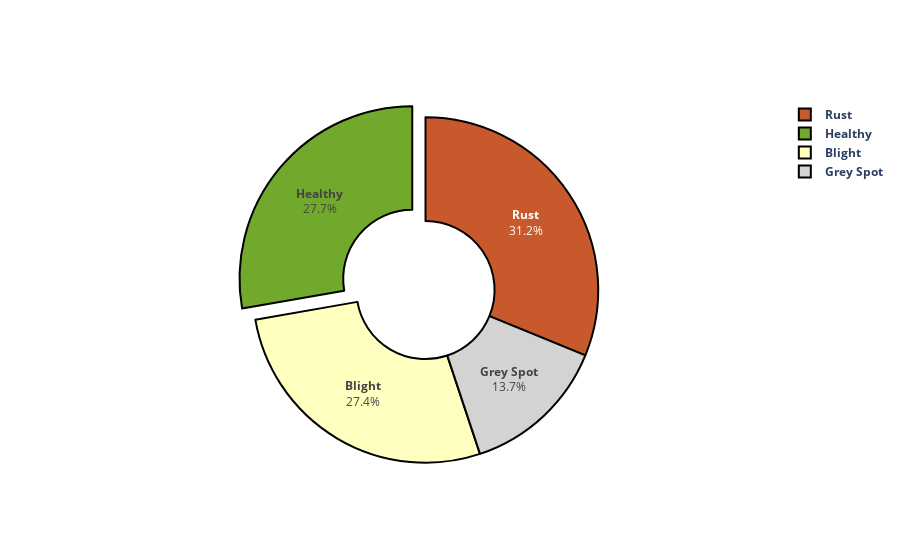

This figure's notebook cell:
### Code cell
leafs = ['<b>Healthy</b>', '<b>Blight</b>', '<b>Rust</b>', '<b>Grey Spot</b>']
sets = [1162, 1146, 1306, 574]
color_map=['#71A92C', '#ffffbf', '#c8592c', 'D3D3D3']

fig = go.Figure(data=[go.Pie(labels=leafs, values=sets, pull=[0.1, 0, 0, 0])])
fig.update_traces(hole=.4, textposition='inside', textinfo='percent+label',
                 marker=dict(colors=color_map, line=dict(color='#000000', width=2)))
fig.show()

# pull=[0, 0, 0, 0, 0, 0.1]
# font = 20,

### Figure 1 — Plotly figure (JSON) as saved in the notebook; plotly's stock layout.template omitted (floating-point values rounded to 4 significant figures)
{"data": [{"hole": 0.4, "labels": ["<b>Healthy</b>", "<b>Blight</b>", "<b>Rust</b>", "<b>Grey Spot</b>"], "marker": {"colors": ["#71A92C", "#ffffbf", "#c8592c", "D3D3D3"], "line": {"color": "#000000", "width": 2}}, "pull": [0.1, 0, 0, 0], "textinfo": "percent+label", "textposition": "inside", "type": "pie", "values": [1162, 1146, 1306, 574]}], "layout": {}}
